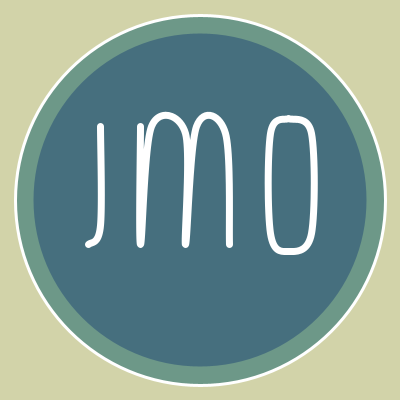
Frame 1 (no input)
Frame 60 (the mouse pressed at the canvas centre just before this capture): identical to frame 1, image omitted
Frame 120 (the mouse held since frame 60 and released just before this capture): identical to frame 1, image omitted

The Processing sketch that drew this single still picture (run headless with seeded random() and noise(); from frame 60 on, the mouse is pressed at the canvas centre):

// Processing sketch: processing_36992
// ── processing_36992.pde

// homework 4
// copyright Joanne Ong September 2011 Pittsburgh, PA 15213
 
float x, y, wd, ht;
color gree, blu, ylw, blu2;
int value, mouseclick;

void setup()
{
size( 400,400);
background(210 , 211, 169);
stroke(255, 255,255);
x=200;
y=200;
wd=370;
ht=370;
value = 0;
mouseclick = 0;
gree = color(109, 152, 136); 
blu = color(70, 111, 126);
ylw = color(219, 158, 54);
blu2 = color(16, 91, 99);
}
 
 
void draw()
{
//bg
fill(210 , 211, 169);
noStroke();
rect(0,0,400,400);
 
//circles
smooth();
ellipseMode(CENTER);
stroke(255, 255,255);
fill(gree);
strokeWeight (3);
ellipse(x, y, wd, ht);
fill(blu);
noStroke();
ellipse(x, y, .9*wd, .9*ht);
 
 
//J
strokeWeight (7);
stroke(255, 255, 255);
beginShape( );
curveVertex(x-.27*wd, y-.2*ht);  //(100, 125);
curveVertex(x-.27*wd, y-.2*ht);  //(100, 125);
curveVertex(x-.27*wd, y+.07*ht); //(100, 225);
curveVertex(x-.30*wd, y+.12*ht); //(90, 245);
curveVertex(x-.32*wd, y+.12*ht); //(80, 245);
endShape();
 
//M
beginShape();
curveVertex(x-.16*wd, y-.2*ht);   //(140, 125);
curveVertex(x-.16*wd, y-.2*ht);   //(140, 125);
curveVertex(x-.16*wd, y+.12*ht);  //(140, 245);
curveVertex(x-.13*wd, y-.2*ht);   //(152, 125);
curveVertex(x-.04*wd, y-.18*ht);  //(184, 135);
curveVertex(x-.04*wd, y+.12*ht);  //(184, 245);
curveVertex(x-.01*wd, y-.2*ht);   //(196, 125);
curveVertex(x+.07*wd, y-.18*ht);  //(226, 135);
curveVertex(x+.08*wd, y+.12*ht);  //(228, 245);
curveVertex(x+.08*wd, y+.12*ht);  //(228, 245);
endShape();
 
//O
beginShape();
curveVertex(x+.24*wd, y-.22*ht);  //(290, 120);
curveVertex(x+.24*wd, y-.22*ht);  //(290, 120);
curveVertex(x+.19*wd, y-.18*ht);  //(270, 135);
curveVertex(x+.19*wd, y+.09*ht);  //(270, 235);
curveVertex(x+.24*wd, y+.14*ht);  //(290, 250);
curveVertex(x+.3*wd, y+.09*ht);   //(310, 235);
curveVertex(x+.3*wd, y-.18*ht);   //(310, 135);
curveVertex(x+.24*wd, y-.22*ht);  //(290, 120);
curveVertex(x+.24*wd, y-.22*ht);  //(290, 120);
endShape();
  
}
 
void keyPressed()
{
  if (keyCode == DOWN)
  {
    y = y+10;
    
  }
  else if (keyCode == UP)
  {
    y = y-10;
    
  }
  else if (keyCode == LEFT)
  {
    x=x-10;
     
  }
   else if (keyCode == RIGHT)
  {
    x=x+10; 
  }
     else if(key == 'z' && wd > 0)
  {
    wd = 3*x;
    ht = 3*y;  
  }
  else if(key == 'x' && wd>0)
  {
    x=200;
    y=200;
    wd=370;
    ht=370; 
  }
  
 }
  
void mouseClicked() {
  mouseclick = mouseclick + 1;
  if(mouseclick % 2 == 0) 
  {
    gree = ylw;
    blu = blu2;
  }
  else {
    gree = color(109, 152, 136);
    blu = color(70, 111, 126);
  }
}
